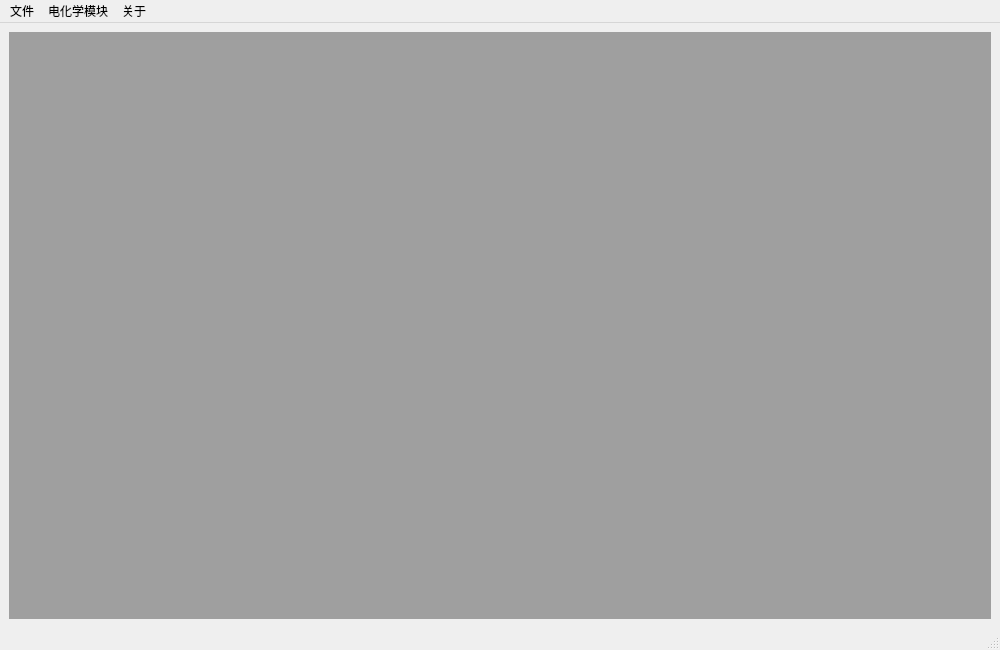
<?xml version="1.0" encoding="UTF-8"?>
<ui version="4.0">
 <class>MainWindow</class>
 <widget class="QMainWindow" name="MainWindow">
  <property name="geometry">
   <rect>
    <x>0</x>
    <y>0</y>
    <width>1000</width>
    <height>650</height>
   </rect>
  </property>
  <property name="sizePolicy">
   <sizepolicy hsizetype="Preferred" vsizetype="Preferred">
    <horstretch>0</horstretch>
    <verstretch>0</verstretch>
   </sizepolicy>
  </property>
  <property name="minimumSize">
   <size>
    <width>800</width>
    <height>600</height>
   </size>
  </property>
  <property name="maximumSize">
   <size>
    <width>16777215</width>
    <height>16777215</height>
   </size>
  </property>
  <property name="windowTitle">
   <string>电化学数据可视化分析百宝箱</string>
  </property>
  <property name="windowIcon">
   <iconset resource="resources.qrc">
    <normaloff>:/images/images/images/DataPilot_icon.png</normaloff>:/images/images/images/DataPilot_icon.png</iconset>
  </property>
  <widget class="QWidget" name="centralwidget">
   <layout class="QVBoxLayout" name="verticalLayout">
    <item>
     <widget class="QMdiArea" name="mdiArea"/>
    </item>
   </layout>
  </widget>
  <widget class="QMenuBar" name="menubar">
   <property name="geometry">
    <rect>
     <x>0</x>
     <y>0</y>
     <width>1000</width>
     <height>22</height>
    </rect>
   </property>
   <widget class="QMenu" name="menu_File">
    <property name="title">
     <string>文件</string>
    </property>
    <addaction name="action_Open"/>
    <addaction name="action_Exit"/>
   </widget>
   <widget class="QMenu" name="menu_Electrochemistry">
    <property name="title">
     <string>电化学模块</string>
    </property>
    <addaction name="action_CV"/>
    <addaction name="action_LSV"/>
    <addaction name="action_Tafel"/>
    <addaction name="action_Cdl"/>
   </widget>
   <widget class="QMenu" name="menu_About">
    <property name="title">
     <string>关于</string>
    </property>
    <addaction name="action_About"/>
   </widget>
   <addaction name="menu_File"/>
   <addaction name="menu_Electrochemistry"/>
   <addaction name="menu_About"/>
  </widget>
  <widget class="QStatusBar" name="statusbar"/>
  <action name="action_Open">
   <property name="icon">
    <iconset resource="resources.qrc">
     <normaloff>:/icons/images/icons/文件夹-开_folder-open.svg</normaloff>:/icons/images/icons/文件夹-开_folder-open.svg</iconset>
   </property>
   <property name="text">
    <string>打开</string>
   </property>
  </action>
  <action name="action_Exit">
   <property name="icon">
    <iconset resource="resources.qrc">
     <normaloff>:/icons/images/icons/退出_logout.svg</normaloff>:/icons/images/icons/退出_logout.svg</iconset>
   </property>
   <property name="text">
    <string>退出</string>
   </property>
  </action>
  <action name="action_CV">
   <property name="icon">
    <iconset resource="resources.qrc">
     <normaloff>:/icons/images/icons/正弦曲线_sinusoid.svg</normaloff>:/icons/images/icons/正弦曲线_sinusoid.svg</iconset>
   </property>
   <property name="text">
    <string>CV</string>
   </property>
  </action>
  <action name="action_About">
   <property name="icon">
    <iconset resource="resources.qrc">
     <normaloff>:/icons/images/icons/信息_info.svg</normaloff>:/icons/images/icons/信息_info.svg</iconset>
   </property>
   <property name="text">
    <string>About</string>
   </property>
  </action>
  <action name="action_LSV">
   <property name="icon">
    <iconset resource="resources.qrc">
     <normaloff>:/icons/images/icons/曲线调整_curve-adjustment.svg</normaloff>:/icons/images/icons/曲线调整_curve-adjustment.svg</iconset>
   </property>
   <property name="text">
    <string>LSV</string>
   </property>
  </action>
  <action name="action_Tafel">
   <property name="icon">
    <iconset resource="resources.qrc">
     <normaloff>:/icons/images/icons/折线图_chart-line.svg</normaloff>:/icons/images/icons/折线图_chart-line.svg</iconset>
   </property>
   <property name="text">
    <string>Tafel</string>
   </property>
  </action>
  <action name="action_Cdl">
   <property name="icon">
    <iconset resource="resources.qrc">
     <normaloff>:/icons/images/icons/脑电图_eeg.svg</normaloff>:/icons/images/icons/脑电图_eeg.svg</iconset>
   </property>
   <property name="text">
    <string>Cdl</string>
   </property>
  </action>
 </widget>
 <resources>
  <include location="resources.qrc"/>
 </resources>
 <connections/>
</ui>
